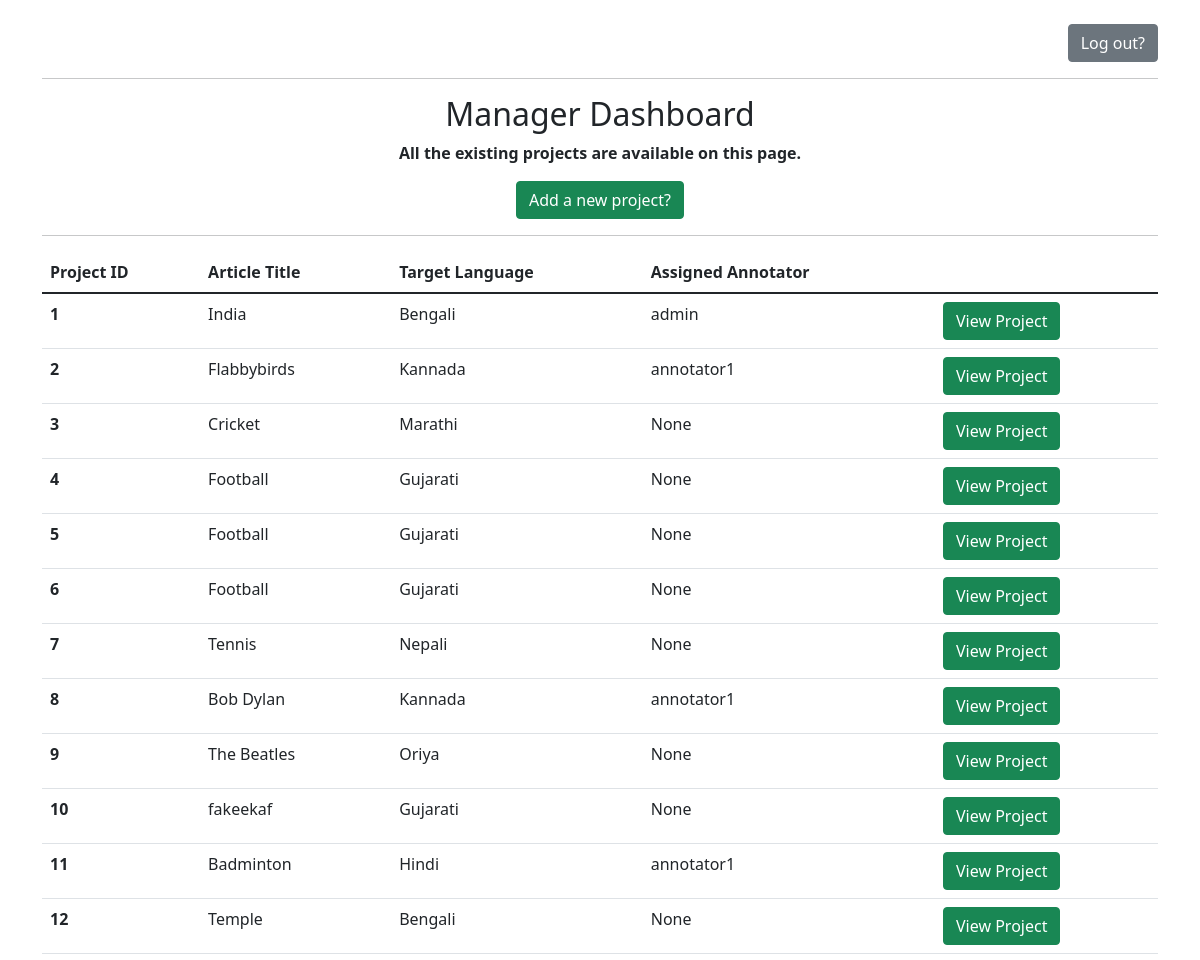
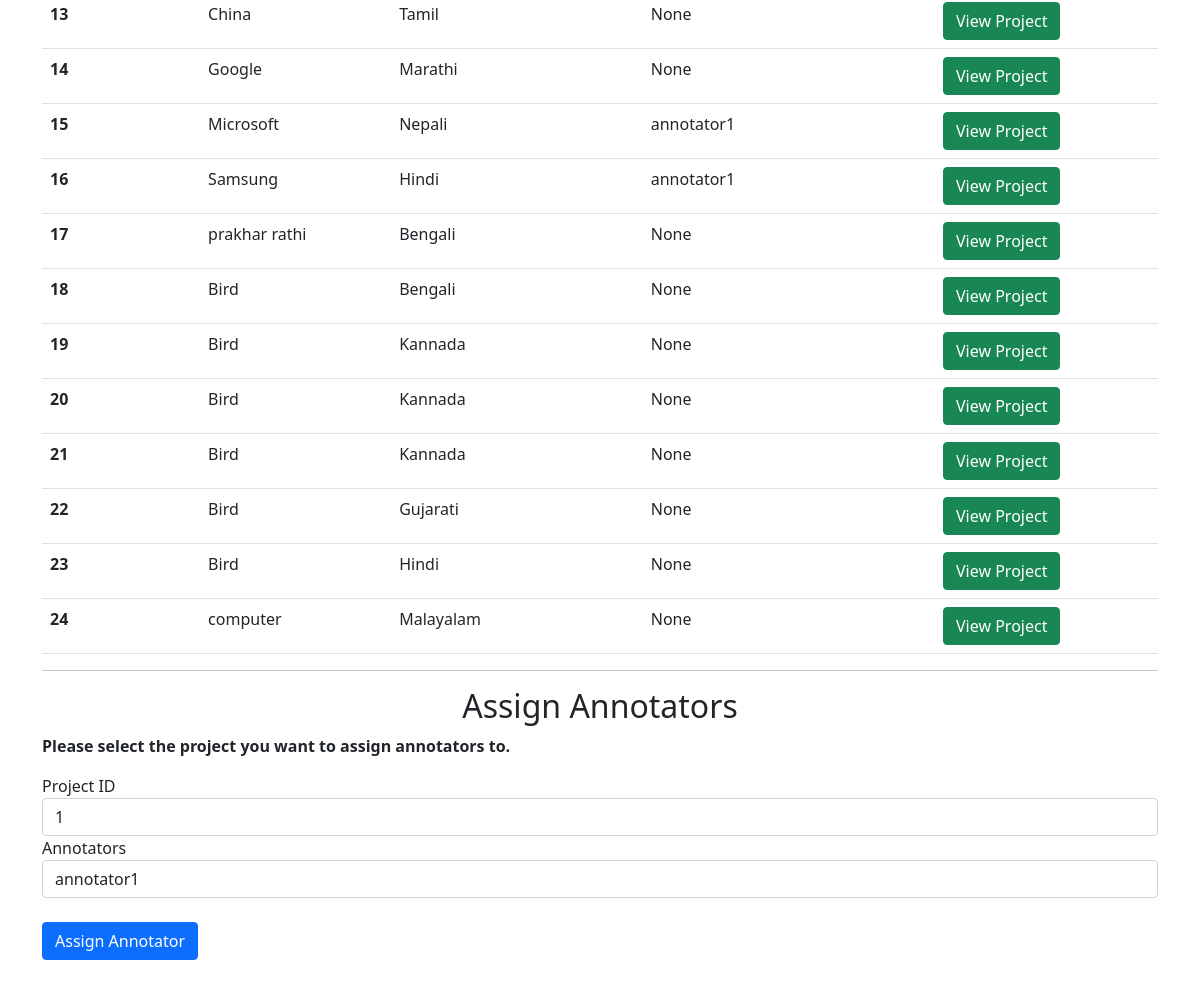
/manager/ (signed in), run on the app's committed database (2 pictures, top to bottom).
### wikipedia/models.py (models this page shows, shortened)
class Project(models.Model):
    article_title = models.CharField(max_length=100)
    target_language = models.ForeignKey(Language, on_delete=models.CASCADE)
    is_tokenized = models.BooleanField(default=False)
    annotator = models.ForeignKey(User, related_name='annotator_id', null=True, on_delete=models.CASCADE,)

class Language(models.Model):
    language_code = models.CharField(max_length=2)
    language_name = models.CharField(max_length=100)
    def __str__(self):
        return self.language_name

### wikipedia/decorators.py (the view)
        def wrapper_func(request, *args, **kwargs):
            group = None
            if request.user.groups.exists():
                group = request.user.groups.all()[0].name
            if group in allowed_roles:
                return view_func(request, *args, **kwargs)
            else:
                html_output = """
                <p> You are not authorized to view this page! </p>
                <a href="logout/"> Go back to the login page. </a>
                """
                return HttpResponse(html_output)

### wikipedia/views.py (called while the page is built)
@login_required(login_url='login')
@allowed_users(allowed_roles=['Manager'])
def manager_view(request):
    if request.method == 'POST':
        project_id = request.POST['project_id']
        annotator_id = request.POST['annotator_id']
        new_annotator = User.objects.get(id=annotator_id)
        Project.objects.filter(id=project_id).update(annotator=new_annotator)
    projects = Project.objects.all()
    annotators = User.objects.filter(groups__name='Annotator')
    return render(request, 'manager-dashboard.html', {'projects': projects,
                                                      'annotators': annotators})

### translator/templates/manager-dashboard.html (shortened to what this page needs)
<!DOCTYPE html>
<html lang="en">
<head>
    <link href="https://cdn.jsdelivr.net/npm/bootstrap@5.1.3/dist/css/bootstrap.min.css" rel="stylesheet">
</head>
<body>
    <div class="container">
        <br>
        <p style="text-align: right;"><a href="{% url 'logout' %}" class="btn btn-secondary"> Log out? </a></p>
        <hr>
        <h2 style="text-align: center;">Manager Dashboard</h2>
        <p style="text-align: center;">
        <strong> All the existing projects are available on this page. </strong>
        </p>
        <div>
            <p style="text-align: center;">
                <a href="{% url 'main' %}" class="btn btn-success">Add a new project?</a>
            </p>
        </div>
        <hr>
            <table class="table">
                <thead>
                <tr>
                    <th scope="col">Project ID</th>
                    <th scope="col">Article Title</th>
                    <th scope="col">Target Language</th>
                    <th scope="col">Assigned Annotator</th>
                    <th scope="col"></th>
                </tr>
                </thead>
                <tbody>
                {% for project in projects %}
                <tr>
                    <th scope="row">{{ forloop.counter }}</th>
                    <td>{{ project.article_title }}</td>
                    <td>{{ project.target_language }}</td>
                    <td>{{ project.annotator }}</td>
                    <td> <a href="{% url 'translation' project.id %}" class="btn btn-success">View Project</a></td>
                </tr>
                {% endfor %}
                </tbody>
            </table>
        <hr>
        <h2 style="text-align: center;">Assign Annotators</h2>
            <p>
                <strong>
                    Please select the project you want to assign annotators to.
                </strong>
            </p>
                <form action="" method="POST">
                    <div class="form-group">
                        <label for="project_id">Project ID</label>
                        <select class="form-control" id="project_id" name="project_id">
                            {% for project in projects %}
                                <option name value="{{ project.id }}">{{ project.id }}</option>
                            {% endfor %}
                        </select>
                    </div>
                    <div class="form-group">
                        <label for="annotator_id">Annotators</label>
                        <select class="form-control" id="annotator_id" name="annotator_id">
                            {% for annotator in annotators %}
                                <option value="{{ annotator.id }}">{{ annotator.username }}</option>
                            {% endfor %}
                        </select>
                    </div>
                    <br>
                    <button type="submit" class="btn btn-primary">Assign Annotator</button>
                </form>
                <br>
                <br>
                <br>
    </div>
</body>
</html>

### data on the page
Project: article_title "India", target_language "Bengali", annotator "admin"
Project: article_title "Flabbybirds", target_language "Kannada", annotator "annotator1"
Project: article_title "Cricket", target_language "Marathi", annotator "None"
Project: article_title "Football", target_language "Gujarati", annotator "None"
Project: article_title "Football", target_language "Gujarati", annotator "None"
Project: article_title "Football", target_language "Gujarati", annotator "None"
Project: article_title "Tennis", target_language "Nepali", annotator "None"
Project: article_title "Bob Dylan", target_language "Kannada", annotator "annotator1"
Project: article_title "The Beatles", target_language "Oriya", annotator "None"
Project: article_title "fakeekaf", target_language "Gujarati", annotator "None"
Project: article_title "Badminton", target_language "Hindi", annotator "annotator1"
Project: article_title "Temple", target_language "Bengali", annotator "None"
Project: article_title "China", target_language "Tamil", annotator "None"
Project: article_title "Google", target_language "Marathi", annotator "None"
Project: article_title "Microsoft", target_language "Nepali", annotator "annotator1"
Project: article_title "Samsung", target_language "Hindi", annotator "annotator1"
Project: article_title "prakhar rathi", target_language "Bengali", annotator "None"
Project: article_title "Bird", target_language "Bengali", annotator "None"
Project: article_title "Bird", target_language "Kannada", annotator "None"
Project: article_title "Bird", target_language "Kannada", annotator "None"
Project: article_title "Bird", target_language "Kannada", annotator "None"
Project: article_title "Bird", target_language "Gujarati", annotator "None"
Project: article_title "Bird", target_language "Hindi", annotator "None"
Project: article_title "computer", target_language "Malayalam", annotator "None"

### other printed values
form field project_id "1"
form field annotator_id "annotator1"
